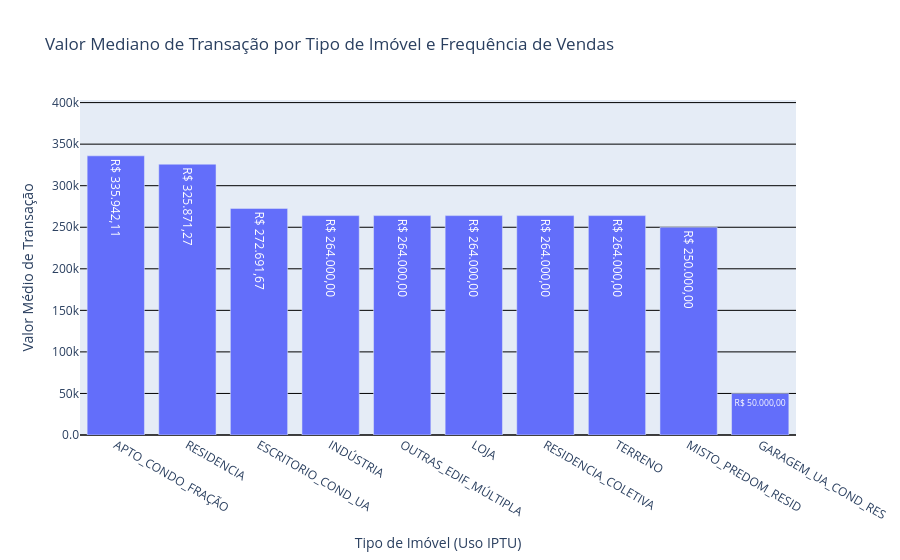

The cell this chart's notebook holds for it:
### Code cell
# Hipótese 4. Qual tipo de imóvel representa o maior valor de transação médio, e quais são
# os tipos mais frequentes nas transações?

tipos_validos = df['desc_uso_IPTU'].value_counts().nlargest(10).index # Pegando os 10 mais frequentes
df_analise = df[df['desc_uso_IPTU'].isin(tipos_validos)].copy()

# 3. Calcular as Métricas
# Usamos o 'median' (mediana) para o preço, pois é mais robusto que a média em preços de imóveis.
analise_tipo = df_analise.groupby('desc_uso_IPTU').agg(
    valor_medio=('valor_transacao', 'median'),
    frequencia=('id_iptu', 'count')
).reset_index()

# 4. Calcular Frequência Percentual (para rótulos)
total_transacoes = analise_tipo['frequencia'].sum()
analise_tipo['percentual'] = (analise_tipo['frequencia'] / total_transacoes) * 100

analise_tipo['valor_medio_BR'] = analise_tipo['valor_medio'].apply(lambda x: f"R$ {x:,.2f}".replace(",", "X").replace(".", ",").replace("X", "."))

# 5. Ordenar o DataFrame pelo Valor Médio (para visualização)
analise_tipo = analise_tipo.sort_values(by='valor_medio', ascending=False)

analise_tipo.columns = [
    'desc_uso_IPTU', 'Valor Médio de Transação', 'frequencia', 'percentual', 'valor_medio_BR'
]

# ----------------------------------------------------
# 📊 Geração do Gráfico com Plotly
# ----------------------------------------------------

# Criação do gráfico de barras (Valor Médio)
fig = px.bar(
    analise_tipo,
    x='desc_uso_IPTU',
    y='Valor Médio de Transação',
    text='valor_medio_BR',
    title='Valor Mediano de Transação por Tipo de Imóvel e Frequência de Vendas',
    labels={
        'desc_uso_IPTU': 'Tipo de Imóvel (Uso IPTU)',
    },
)

# Ajuste fino para os eixos e rótulos
fig.update_layout(
    xaxis={'categoryorder':'total descending'},
    yaxis_tickformat='.2s', # Formata o eixo Y em notação abreviada (ex: 1M para 1.000.000)
    hovermode='x unified',
    yaxis=dict(
        showgrid=True,
        gridcolor='black',
        gridwidth=1,
        range=[0, analise_tipo['Valor Médio de Transação'].max() * 1.2],
        zeroline=True,
        zerolinecolor='black',
        zerolinewidth=1.5,
    )
)

fig.show()

### Figure 1 — Plotly figure (JSON) as saved in the notebook; plotly's stock layout.template omitted (floating-point values rounded to 4 significant figures)
{"data": [{"hovertemplate": "Tipo de Imóvel (Uso IPTU)=%{x}<br>Valor Médio de Transação=%{y}<br>valor_medio_BR=%{text}<extra></extra>", "legendgroup": "", "marker": {"color": "#636efa", "pattern": {"shape": ""}}, "name": "", "orientation": "v", "showlegend": false, "text": ["R$ 335.942,11", "R$ 325.871,27", "R$ 272.691,67", "R$ 264.000,00", "R$ 264.000,00", "R$ 264.000,00", "R$ 264.000,00", "R$ 264.000,00", "R$ 250.000,00", "R$ 50.000,00"], "textposition": "auto", "type": "bar", "x": ["APTO_CONDO_FRAÇÃO", "RESIDENCIA", "ESCRITORIO_COND_UA", "INDÚSTRIA", "OUTRAS_EDIF_MÚLTIPLA", "LOJA", "RESIDENCIA_COLETIVA", "TERRENO", "MISTO_PREDOM_RESID", "GARAGEM_UA_COND_RES"], "xaxis": "x", "y": [335900.0, 325900.0, 272700.0, 264000.0, 264000.0, 264000.0, 264000.0, 264000.0, 250000.0, 50000.0], "yaxis": "y"}], "layout": {"barmode": "relative", "hovermode": "x unified", "legend": {"tracegroupgap": 0}, "title": {"text": "Valor Mediano de Transação por Tipo de Imóvel e Frequência de Vendas"}, "xaxis": {"anchor": "y", "categoryorder": "total descending", "domain": [0, 1], "title": {"text": "Tipo de Imóvel (Uso IPTU)"}}, "yaxis": {"anchor": "x", "domain": [0, 1], "gridcolor": "black", "gridwidth": 1, "range": [0, 403100.0], "showgrid": true, "tickformat": ".2s", "title": {"text": "Valor Médio de Transação"}, "zeroline": true, "zerolinecolor": "black", "zerolinewidth": 1.5}}}
